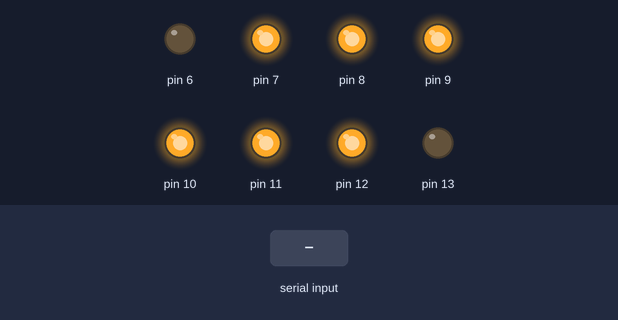
A sketch run on a simulated Arduino Uno, built with avr-gcc and run on an emulated ATmega328P. Parts: output pins drawn as LEDs (lit = HIGH). Inputs (shaded band) come from the test bench.

Above: at 1.2 s.
1.3 s: "90,45\n" received over Serial
At 3.1 s:
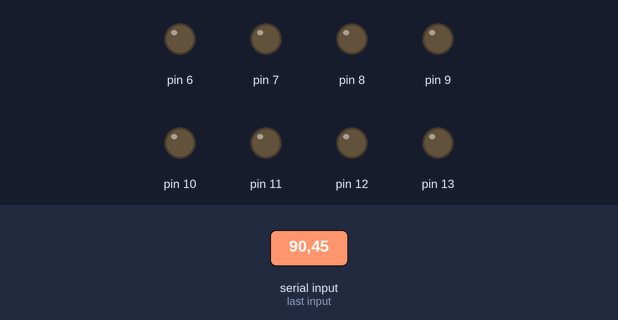
3.5 s: "30,150\n" received over Serial
At 4.7 s:
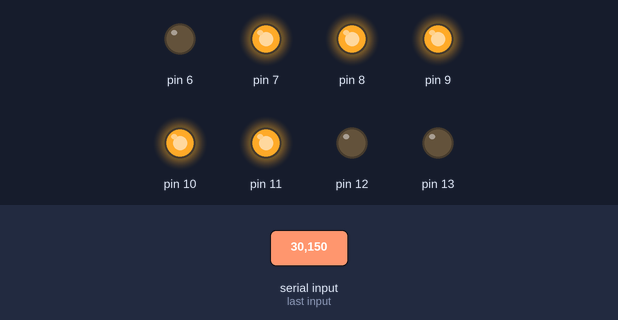
5.5 s: "5\n" received over Serial
At 7.2 s:
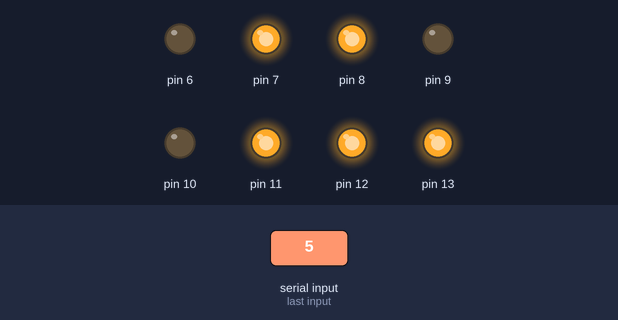
7.5 s: "90\n" received over Serial
At 8.9 s:
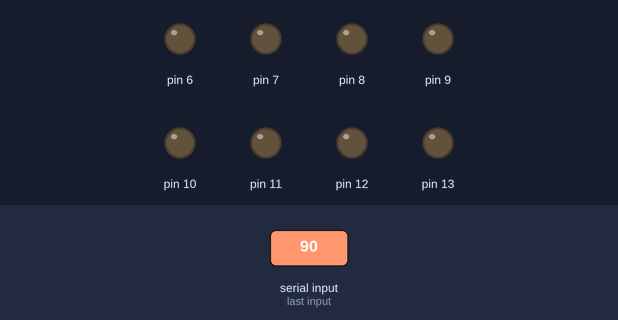
Timing chart, 0 to 10.5 s (numbered marks = the images above; inputs shaded):
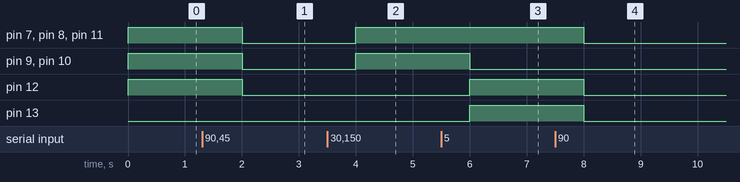

The sketch:

project.ino
```cpp
String x;
String y;
int num_array[11][7] =
{{ 0, 1, 1, 1, 1, 1, 1 },
{ 0, 0, 0, 1, 0, 0, 1 },
{ 1, 0, 1, 1, 1, 1, 0 },
{ 1, 0, 1, 1, 0, 1, 1 },
{ 1, 1, 0, 1, 0, 0, 1 },
{ 1, 1, 1, 0, 0, 1, 1 },
{ 1, 1, 1, 0, 1, 1, 1 },
{ 0, 0, 1, 1, 0, 0, 1 },
{ 1, 1, 1, 1, 1, 1, 1 },
{ 1, 1, 1, 1, 0, 1, 1 },
{ 1, 1, 1, 0, 1, 1, 0}};
void Num_Write( const int [11][7] );

void setup()
{
  Serial.begin(115200);
  Serial.setTimeout(1);
  pinMode(6, OUTPUT);
  pinMode(7, OUTPUT);
  pinMode(8, OUTPUT);
  pinMode(9, OUTPUT);
  pinMode(10, OUTPUT);
  pinMode(11, OUTPUT);
  pinMode(12, OUTPUT);
  pinMode(13, OUTPUT);
}

void loop()
{
  x = Serial.readString();
  if (x!=NULL)
    y=x;
  Num_write(num_array[y.toInt()]);
  delay(1000);
}

void Num_write(int num[])
{
  digitalWrite(6, 0);
  digitalWrite(7, num[6]);
  digitalWrite(8, num[5]);
  digitalWrite(9, num[4]);
  digitalWrite(10, num[3]);
  digitalWrite(11, num[2]);
  digitalWrite(12, num[1]);
  digitalWrite(13, num[0]);
  delay(1000);
}
```

Measured:
- after the input at 1.3 s, pin 7–12: HIGH → LOW after 0.70 s
- after the input at 3.5 s, pin 7–11: LOW → HIGH after 0.50 s
- after the input at 5.5 s, pin 9, pin 10: HIGH → LOW after 0.50 s; pin 12, pin 13: LOW → HIGH after 0.50 s
- after the input at 7.5 s, pin 7, pin 8, pin 11–13: HIGH → LOW after 0.50 s
